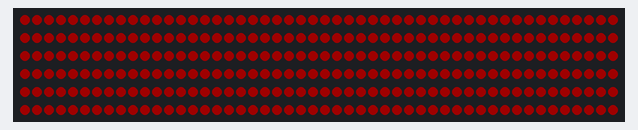
This sketch was run on a simulated Arduino Uno, built with avr-gcc and run on an emulated ATmega328P. Shown: 300 RGB LEDs in strip order, left to right, continuing on the next row. Dim RGB values are drawn brighter than linear; random numbers use the default seed unless the sketch sets one.

Above: at 0.1 s.
At 9.9 s:
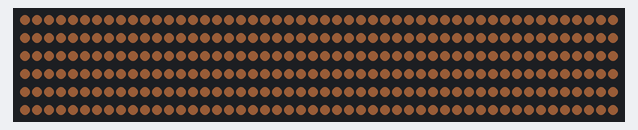
At 38.3 s:
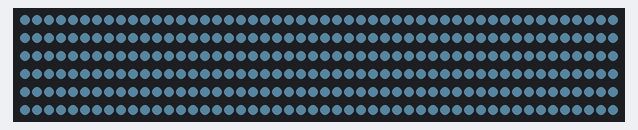

The sketch:

job_lineflow.ino
```cpp
// 大学説明会用の装飾
// 300LEDのLEDテープを使って、色のグラデーションを行う

#include <FastLED.h>  // FastLED library

#define DATA_PIN 6
#define NUM_LEDS 300
#define MAX_BRIGHTNESS 32
#define CHANGETIME 20000

const CRGB COL[] = { CRGB::Red, CRGB::LightGreen, CRGB::LightSkyBlue, CRGB::Plum, CRGB::Aquamarine, CRGB::Olive };
const int COLsize = sizeof(COL) / sizeof(COL[0]);

CRGB leds[NUM_LEDS];
char br[NUM_LEDS];
char br_delta[NUM_LEDS];
unsigned long startTime = 0;
int currentindex = 0;
int nextindex = 1;                      // 初期化を修正して次の色が異なるように設定

void setup() {
  FastLED.addLeds<NEOPIXEL, DATA_PIN>(leds, NUM_LEDS);
  FastLED.setBrightness(MAX_BRIGHTNESS);
  for (int i = 0; i < NUM_LEDS; i++) {
    leds[i] = COL[0];
    br[i] = random(MAX_BRIGHTNESS);
    br_delta[i] = 1;
  }
}

void loop() {
  // 色の遷移が一定時間ごとに起こる
  if (millis() - startTime > CHANGETIME) {
    startTime = millis();
    currentindex = (currentindex + 1) % COLsize;
    nextindex = (currentindex + 1) % COLsize;  // 次の色へと移行
  }

  // 現在の経過時間からブレンド率を計算0-CHANGETIME -> 0-255
  uint8_t blendAmount = map(millis() - startTime, 0, CHANGETIME, 0, 255);  // 0から255まで変化

  // 現在の色と次の色を取得
  CRGB C1 = COL[currentindex];
  CRGB C2 = COL[nextindex];

  // 全LEDに対してグラデーションを適用
  for (int i = 0; i < NUM_LEDS; i++) {
    leds[i] = blend(C1, C2, blendAmount);
  }

  FastLED.show();
  //delay(10);
}
```
